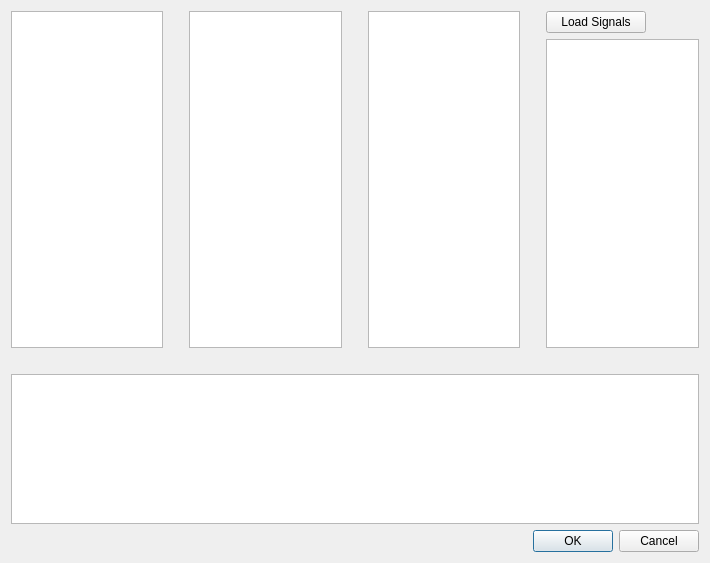
<?xml version="1.0" encoding="UTF-8"?>
<ui version="4.0">
 <class>DialogSelectSignals</class>
 <widget class="QDialog" name="DialogSelectSignals">
  <property name="geometry">
   <rect>
    <x>0</x>
    <y>0</y>
    <width>710</width>
    <height>563</height>
   </rect>
  </property>
  <property name="sizePolicy">
   <sizepolicy hsizetype="Expanding" vsizetype="Expanding">
    <horstretch>0</horstretch>
    <verstretch>0</verstretch>
   </sizepolicy>
  </property>
  <property name="windowTitle">
   <string>DialogSelectSignals</string>
  </property>
  <layout class="QHBoxLayout" name="horizontalLayout_2">
   <item>
    <layout class="QVBoxLayout" name="verticalLayout_4">
     <item>
      <layout class="QVBoxLayout" name="verticalLayout">
       <item>
        <layout class="QHBoxLayout" name="horizontalLayout">
         <item>
          <widget class="QTableWidget" name="tableWidgetFunctions">
           <property name="font">
            <font>
             <pointsize>9</pointsize>
             <weight>75</weight>
             <italic>true</italic>
             <bold>true</bold>
            </font>
           </property>
           <property name="editTriggers">
            <set>QAbstractItemView::NoEditTriggers</set>
           </property>
          </widget>
         </item>
         <item>
          <spacer name="verticalSpacer_3">
           <property name="orientation">
            <enum>Qt::Vertical</enum>
           </property>
           <property name="sizeHint" stdset="0">
            <size>
             <width>20</width>
             <height>40</height>
            </size>
           </property>
          </spacer>
         </item>
         <item>
          <widget class="QTableWidget" name="tableWidgetIRs">
           <property name="font">
            <font>
             <pointsize>9</pointsize>
             <weight>75</weight>
             <italic>true</italic>
             <bold>true</bold>
            </font>
           </property>
           <property name="editTriggers">
            <set>QAbstractItemView::NoEditTriggers</set>
           </property>
          </widget>
         </item>
         <item>
          <spacer name="verticalSpacer_2">
           <property name="orientation">
            <enum>Qt::Vertical</enum>
           </property>
           <property name="sizeHint" stdset="0">
            <size>
             <width>20</width>
             <height>40</height>
            </size>
           </property>
          </spacer>
         </item>
         <item>
          <widget class="QTableWidget" name="tableWidgetSignals">
           <property name="font">
            <font>
             <pointsize>9</pointsize>
             <weight>75</weight>
             <italic>true</italic>
             <bold>true</bold>
            </font>
           </property>
           <property name="editTriggers">
            <set>QAbstractItemView::NoEditTriggers</set>
           </property>
          </widget>
         </item>
         <item>
          <spacer name="verticalSpacer">
           <property name="orientation">
            <enum>Qt::Vertical</enum>
           </property>
           <property name="sizeHint" stdset="0">
            <size>
             <width>20</width>
             <height>40</height>
            </size>
           </property>
          </spacer>
         </item>
         <item>
          <layout class="QVBoxLayout" name="verticalLayout_3">
           <item>
            <widget class="QPushButton" name="pushButton">
             <property name="maximumSize">
              <size>
               <width>100</width>
               <height>30</height>
              </size>
             </property>
             <property name="text">
              <string>Load Signals</string>
             </property>
            </widget>
           </item>
           <item>
            <widget class="QTableWidget" name="tableWidgetExtra">
             <property name="font">
              <font>
               <pointsize>9</pointsize>
               <weight>75</weight>
               <italic>true</italic>
               <bold>true</bold>
              </font>
             </property>
             <property name="editTriggers">
              <set>QAbstractItemView::NoEditTriggers</set>
             </property>
            </widget>
           </item>
          </layout>
         </item>
        </layout>
       </item>
       <item>
        <spacer name="horizontalSpacer">
         <property name="orientation">
          <enum>Qt::Horizontal</enum>
         </property>
         <property name="sizeHint" stdset="0">
          <size>
           <width>40</width>
           <height>20</height>
          </size>
         </property>
        </spacer>
       </item>
       <item>
        <widget class="QTableWidget" name="tableWidgetSelectedSignals">
         <property name="maximumSize">
          <size>
           <width>16777215</width>
           <height>150</height>
          </size>
         </property>
         <property name="font">
          <font>
           <pointsize>9</pointsize>
           <weight>75</weight>
           <italic>true</italic>
           <bold>true</bold>
          </font>
         </property>
         <property name="editTriggers">
          <set>QAbstractItemView::NoEditTriggers</set>
         </property>
        </widget>
       </item>
       <item>
        <layout class="QHBoxLayout" name="horizontalLayout_3"/>
       </item>
      </layout>
     </item>
     <item>
      <widget class="QDialogButtonBox" name="buttonBox">
       <property name="orientation">
        <enum>Qt::Horizontal</enum>
       </property>
       <property name="standardButtons">
        <set>QDialogButtonBox::Cancel|QDialogButtonBox::Ok</set>
       </property>
      </widget>
     </item>
    </layout>
   </item>
  </layout>
 </widget>
 <resources/>
 <connections>
  <connection>
   <sender>buttonBox</sender>
   <signal>accepted()</signal>
   <receiver>DialogSelectSignals</receiver>
   <slot>accept()</slot>
   <hints>
    <hint type="sourcelabel">
     <x>228</x>
     <y>598</y>
    </hint>
    <hint type="destinationlabel">
     <x>157</x>
     <y>274</y>
    </hint>
   </hints>
  </connection>
  <connection>
   <sender>buttonBox</sender>
   <signal>rejected()</signal>
   <receiver>DialogSelectSignals</receiver>
   <slot>reject()</slot>
   <hints>
    <hint type="sourcelabel">
     <x>296</x>
     <y>604</y>
    </hint>
    <hint type="destinationlabel">
     <x>286</x>
     <y>274</y>
    </hint>
   </hints>
  </connection>
  <connection>
   <sender>tableWidgetFunctions</sender>
   <signal>itemClicked(QTableWidgetItem*)</signal>
   <receiver>DialogSelectSignals</receiver>
   <slot>tableWidgetFunctions_ItemClicked(QTableWidgetItem*)</slot>
   <hints>
    <hint type="sourcelabel">
     <x>90</x>
     <y>138</y>
    </hint>
    <hint type="destinationlabel">
     <x>161</x>
     <y>122</y>
    </hint>
   </hints>
  </connection>
  <connection>
   <sender>tableWidgetIRs</sender>
   <signal>itemClicked(QTableWidgetItem*)</signal>
   <receiver>DialogSelectSignals</receiver>
   <slot>tableWidgetIRs_ItemClicked(QTableWidgetItem*)</slot>
   <hints>
    <hint type="sourcelabel">
     <x>282</x>
     <y>176</y>
    </hint>
    <hint type="destinationlabel">
     <x>328</x>
     <y>171</y>
    </hint>
   </hints>
  </connection>
  <connection>
   <sender>tableWidgetSignals</sender>
   <signal>itemDoubleClicked(QTableWidgetItem*)</signal>
   <receiver>DialogSelectSignals</receiver>
   <slot>tableWidgetSignals_ItemDoubleClicked(QTableWidgetItem*)</slot>
   <hints>
    <hint type="sourcelabel">
     <x>456</x>
     <y>237</y>
    </hint>
    <hint type="destinationlabel">
     <x>498</x>
     <y>238</y>
    </hint>
   </hints>
  </connection>
  <connection>
   <sender>tableWidgetExtra</sender>
   <signal>itemDoubleClicked(QTableWidgetItem*)</signal>
   <receiver>DialogSelectSignals</receiver>
   <slot>tableWidgetExtra_ItemDoubleClicked(QTableWidgetItem*)</slot>
   <hints>
    <hint type="sourcelabel">
     <x>558</x>
     <y>78</y>
    </hint>
    <hint type="destinationlabel">
     <x>488</x>
     <y>62</y>
    </hint>
   </hints>
  </connection>
  <connection>
   <sender>tableWidgetSelectedSignals</sender>
   <signal>itemDoubleClicked(QTableWidgetItem*)</signal>
   <receiver>DialogSelectSignals</receiver>
   <slot>tableWidgetSelectedSignals_ItemDoubleClicked(QTableWidgetItem*)</slot>
   <hints>
    <hint type="sourcelabel">
     <x>571</x>
     <y>436</y>
    </hint>
    <hint type="destinationlabel">
     <x>595</x>
     <y>398</y>
    </hint>
   </hints>
  </connection>
  <connection>
   <sender>pushButton</sender>
   <signal>clicked()</signal>
   <receiver>DialogSelectSignals</receiver>
   <slot>pushButtonLoadSignals_clicked()</slot>
   <hints>
    <hint type="sourcelabel">
     <x>579</x>
     <y>21</y>
    </hint>
    <hint type="destinationlabel">
     <x>626</x>
     <y>19</y>
    </hint>
   </hints>
  </connection>
 </connections>
 <slots>
  <slot>tableWidgetFunctions_ItemClicked(QTableWidgetItem*)</slot>
  <slot>tableWidgetIRs_ItemClicked(QTableWidgetItem*)</slot>
  <slot>tableWidgetSignals_ItemDoubleClicked(QTableWidgetItem*)</slot>
  <slot>tableWidgetSelectedSignals_ItemDoubleClicked(QTableWidgetItem*)</slot>
  <slot>tableWidgetExtra_ItemDoubleClicked(QTableWidgetItem*)</slot>
  <slot>pushButtonLoadSignals_clicked()</slot>
 </slots>
</ui>
